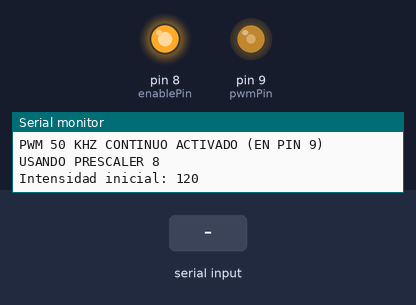
This sketch was run on a simulated Arduino Uno, built with avr-gcc and run on an emulated ATmega328P. Parts: output pins drawn as LEDs (lit = HIGH), the last lines printed to the serial monitor. Inputs (shaded band) come from the test bench.

Above: at 1.2 s.
1.3 s: "INT ,45\n" received over Serial
At 1.9 s:
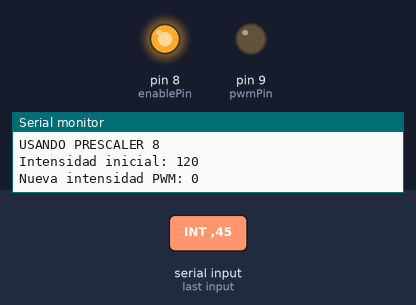
2.8 s: "INT 90\n" received over Serial
At 4.2 s:
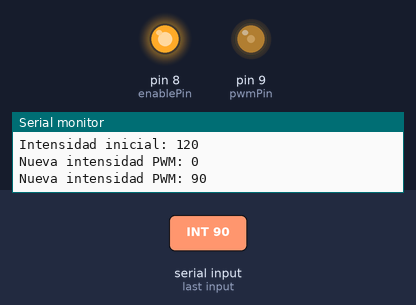
Timing chart, 0 to 5.8 s (numbered marks = the images above; inputs shaded):
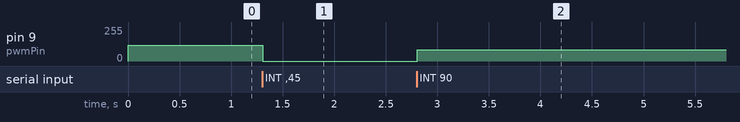

The sketch:

GetAMSignal.ino
```cpp
const int pwmPin = 9;
const int enablePin = 8;

int pwmIntensity = 120;

// CÁLCULO PARA 50 KHZ USANDO PRESCALER 8:
// El Prescaler 8 reduce el reloj del Timer de 16MHz a 2MHz.
// Frecuencia = (Reloj del Timer) / (TOP + 1)
// TOP = (Reloj del Timer / Frecuencia) - 1
// TOP = (2,000,000 / 50,000) - 1 = 39
const unsigned int PWM_TOP = 39;

void setup() {
  pinMode(pwmPin, OUTPUT);
  pinMode(enablePin, OUTPUT);

  digitalWrite(enablePin, HIGH);

  // --- CONFIGURACIÓN DE REGISTROS PARA 50 KHZ ---
  noInterrupts();

  TCCR1A = 0;
  TCCR1B = 0;
  TCNT1  = 0;

  // Modo 14 (Fast PWM con ICR1 como TOP)
  TCCR1A |= (1 << COM1A1) | (1 << WGM11);
  TCCR1B |= (1 << WGM13) | (1 << WGM12);

  // **** CAMBIO CLAVE: Prescaler = 8 ****
  // CS11 = 1 para seleccionar el Prescaler 8
  TCCR1B |= (1 << CS11);

  // Establecer el techo (TOP) para 50 kHz
  ICR1 = PWM_TOP;

  setPwmDuty(pwmIntensity);

  interrupts();
  // ---------------------------------------------

  Serial.begin(9600);
  Serial.println("PWM 50 KHZ CONTINUO ACTIVADO (EN PIN 9)");
  Serial.println("USANDO PRESCALER 8");
  Serial.print("Intensidad inicial: ");
  Serial.println(pwmIntensity);
}

void loop() {
  if (Serial.available() > 0) {
    String input = Serial.readStringUntil('\n');
    input.trim();

    if (input.startsWith("INT ")) {
      int newInt = input.substring(4).toInt();
      if (newInt >= 0 && newInt <= 255) {
        pwmIntensity = newInt;
        setPwmDuty(pwmIntensity);
        Serial.print("Nueva intensidad PWM: ");
        Serial.println(pwmIntensity);
      }
    }
  }
}

void setPwmDuty(int value) {
  // Mapeamos 0-255 al nuevo rango de 0-39
  // Nota: La resolución es menor (solo 40 pasos), pero necesaria para 50kHz.
  OCR1A = map(value, 0, 255, 0, PWM_TOP);
}
```

Measured:
- after the input at 1.3 s, pin 9 (pwmPin): 118/255 → 0/255 at once
- after the input at 2.8 s, pin 9 (pwmPin): 0/255 → 85/255 at once
